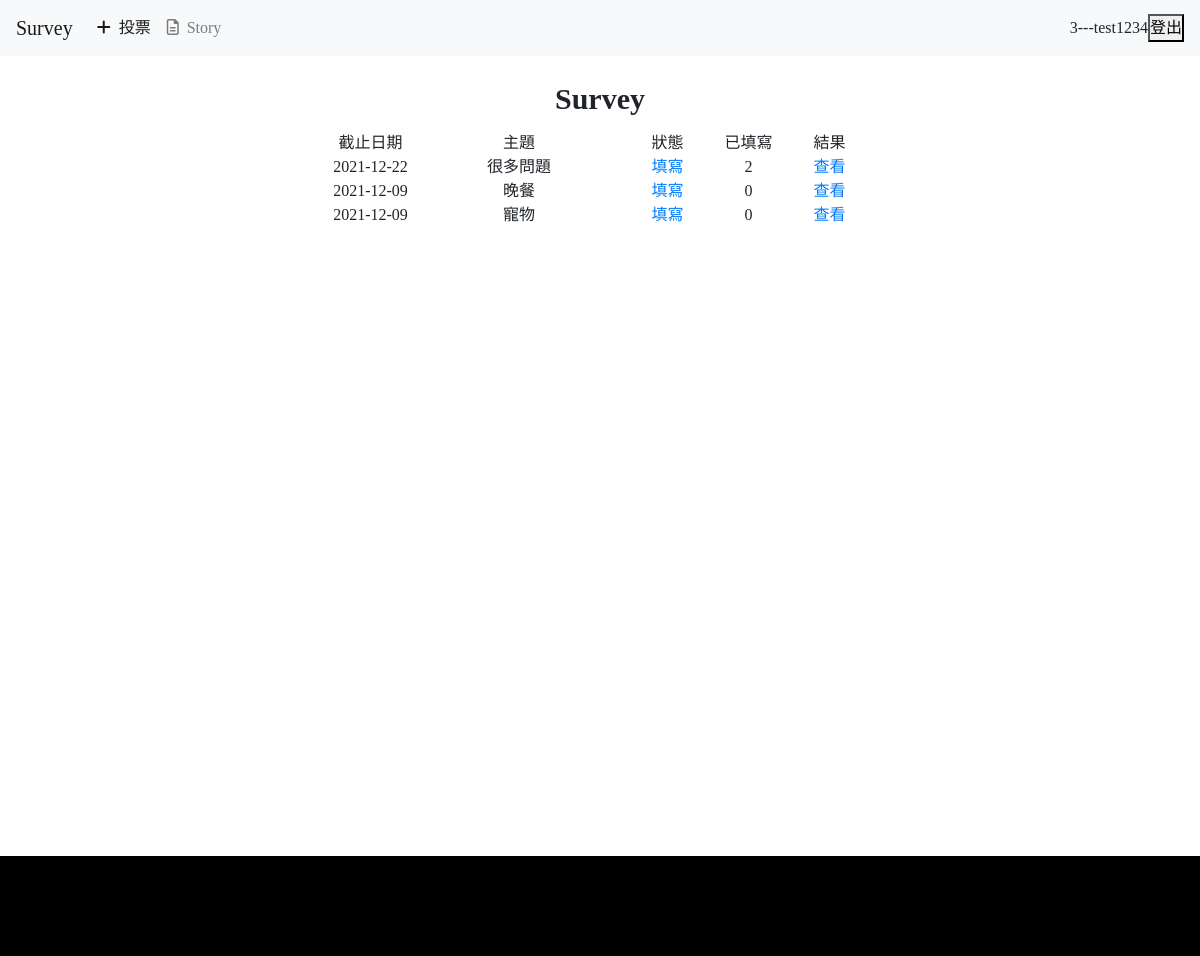
Screenshot of /index.php (signed in) with the database file from the repository.
### tables this page shows
CREATE TABLE `surveys` (
  `id` int(11) NOT NULL,
  `title` varchar(50) NOT NULL,
  `author` varchar(30) NOT NULL,
  `create_time` datetime NOT NULL DEFAULT current_timestamp(),
  `edit_time` datetime NOT NULL,
  `end_time` date NOT NULL,
  `status` tinyint(1) DEFAULT 0,
  `count` int(10) UNSIGNED NOT NULL DEFAULT 0
);

### include/show_survey.php (the view)
<?php
$sql = "SELECT * FROM `surveys` ORDER BY `id` DESC";
$res = $pdo->query($sql)->fetchAll(PDO::FETCH_ASSOC);
?>
<div class="table_box">
    <div class= "table_header">
    Survey
    </div>
<table>
    <tr>
        <td>截止日期</td>
        <td>主題</td>
        <td>狀態</td>
        <td>已填寫</td>
        <td>結果</td>
    </tr>
    <?php foreach ($res as $data) { ?>
        <tr>
            <td><?=$data['end_time']?></td>
            <td><?=$data['title']?></td>
            <td>
                <?php
                    if(isset($_SESSION['account'])){
                        $sql ="SELECT `id` FROM `surveylog` WHERE `u_id` ='{$_SESSION['account']['id']}'AND `s_id`= '{$data['id']}'";
                        $ck_res = $pdo->query($sql)->fetchColumn();
                        if($ck_res){
                            echo "已填寫";
                        }else{
                            echo "<a href='./index.php?do=write_survey&id=".$data['id']."'>填寫</a>";
                        }
                    }else{
                        echo "<a href='./index.php?do=write_survey&id=".$data['id']."'>填寫</a>";
                    }
                ?>
            </td>
            <td><?=$data['count']?></td>
            <td><?php echo "<a href='./index.php?do=res_survey&id=".$data['id']."'>查看</a>";?></td>
        </tr>
    <?php } ?>
</table>
</div>
<link rel="stylesheet" href="./css/show_survey.css">

### css/homePage.css (style rules this page uses)
* { box-sizing: border-box; margin: 0; padding: 0; font-family: 'Microsoft JhengHei'; }

### css/show_survey.css (style rules this page uses)
.table_box { padding-top: 20px; }
table { width:60%; margin: auto; text-align:center; }
.table_header { font-size: 30px; margin-bottom: 10px; text-align:center; font-weight: bolder; }
td:nth-child(2) { width: 40%; }
td:nth-child(1),td:nth-child(3),td:nth-child(4),td:nth-child(5) { width: 15%; }

### rows the page displays
surveys: end_time "2021-12-22", title "很多問題", count "2"
surveys: end_time "2021-12-09", title "晚餐", count "0"
surveys: end_time "2021-12-09", title "寵物", count "0"

### other values shown
$_SESSION['account']['id'] "3"
$_SESSION['account']['name'] "test1234"
